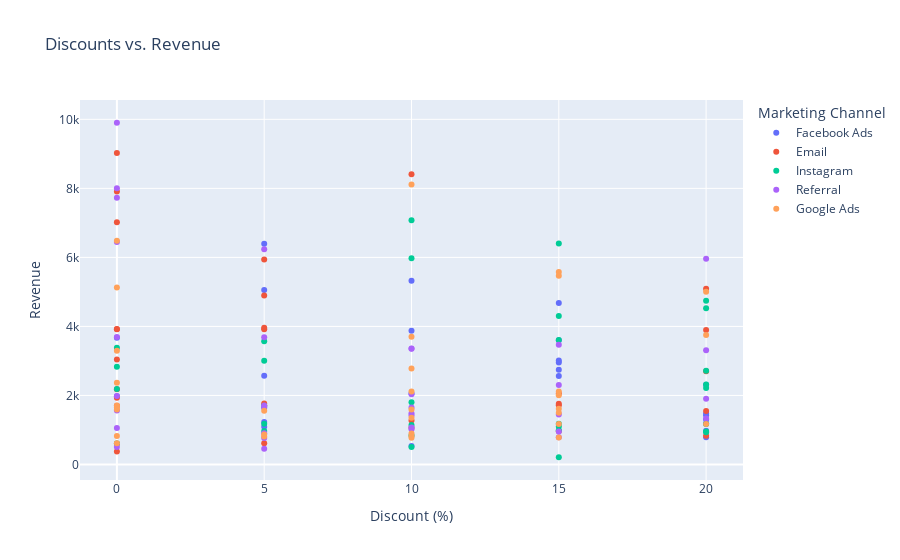

The cell this chart's notebook holds for it:
### Code cell
fig = px.scatter(df, x="Discount (%)", y="Revenue", color="Marketing Channel", title="Discounts vs. Revenue")
fig.show()

### Figure 1 — Plotly figure (JSON) as saved in the notebook; plotly's stock layout.template omitted (floating-point values rounded to 4 significant figures)
{"data": [{"hovertemplate": "Marketing Channel=Facebook Ads<br>Discount (%)=%{x}<br>Revenue=%{y}<extra></extra>", "legendgroup": "Facebook Ads", "marker": {"color": "#636efa", "symbol": "circle"}, "mode": "markers", "name": "Facebook Ads", "orientation": "v", "showlegend": true, "type": "scatter", "x": [15, 15, 15, 20, 5, 10, 5, 10, 5, 10, 20, 5, 0, 20, 10, 20, 5, 5, 15, 15, 20, 15, 20, 20, 0], "xaxis": "x", "y": [2742.0, 2954.0, 4677.0, 792.0, 6397.0, 537.3, 1096.0, 5325.0, 5057.0, 2059.0, 1428.0, 2573.0, 1974.0, 1476.0, 3877.0, 1300.0, 1229.0, 1646.0, 2566.0, 3599.0, 2308.0, 3015.0, 1188.0, 974.9, 3671.0], "yaxis": "y"}, {"hovertemplate": "Marketing Channel=Email<br>Discount (%)=%{x}<br>Revenue=%{y}<extra></extra>", "legendgroup": "Email", "marker": {"color": "#EF553B", "symbol": "circle"}, "mode": "markers", "name": "Email", "orientation": "v", "showlegend": true, "type": "scatter", "x": [15, 20, 0, 0, 0, 0, 0, 10, 0, 0, 20, 15, 5, 5, 20, 0, 5, 0, 20, 10, 5, 5, 20, 5, 15, 0, 5, 10, 15, 0], "xaxis": "x", "y": [1759.0, 833.7, 7019.0, 7905.0, 374.3, 1933.0, 3042.0, 8411.0, 9027.0, 601.0, 5089.0, 964.1, 5936.0, 4896.0, 3898.0, 3917.0, 1768.0, 3925.0, 1549.0, 1276.0, 1703.0, 3920.0, 2704.0, 3958.0, 2058.0, 2177.0, 612.4, 1065.0, 1715.0, 1701.0], "yaxis": "y"}, {"hovertemplate": "Marketing Channel=Instagram<br>Discount (%)=%{x}<br>Revenue=%{y}<extra></extra>", "legendgroup": "Instagram", "marker": {"color": "#00cc96", "symbol": "circle"}, "mode": "markers", "name": "Instagram", "orientation": "v", "showlegend": true, "type": "scatter", "x": [20, 5, 10, 10, 15, 15, 20, 15, 5, 0, 0, 5, 20, 15, 10, 20, 0, 20, 5, 15, 10, 5, 20, 20, 15, 15, 10, 20, 10, 0], "xaxis": "x", "y": [2719.0, 1178.0, 503.6, 1800.0, 1179.0, 4302.0, 2316.0, 6403.0, 3008.0, 3378.0, 2832.0, 971.2, 4747.0, 3609.0, 835.9, 4529.0, 2188.0, 2212.0, 3571.0, 988.1, 1142.0, 1701.0, 954.1, 931.2, 1097.0, 209.0, 7078.0, 1175.0, 5971.0, 604.7], "yaxis": "y"}, {"hovertemplate": "Marketing Channel=Referral<br>Discount (%)=%{x}<br>Revenue=%{y}<extra></extra>", "legendgroup": "Referral", "marker": {"color": "#ab63fa", "symbol": "circle"}, "mode": "markers", "name": "Referral", "orientation": "v", "showlegend": true, "type": "scatter", "x": [5, 0, 5, 20, 20, 5, 20, 10, 0, 0, 0, 5, 10, 15, 20, 0, 10, 0, 10, 10, 5, 10, 15, 5, 0, 15, 0, 15, 5, 15, 0, 10, 10], "xaxis": "x", "y": [3684.0, 1059.0, 903.5, 5962.0, 1903.0, 6238.0, 1334.0, 1068.0, 7731.0, 1982.0, 507.1, 765.7, 2033.0, 3470.0, 3308.0, 8006.0, 1648.0, 3696.0, 1483.0, 3361.0, 1712.0, 1017.0, 956.4, 457.4, 6449.0, 2302.0, 9901.0, 1450.0, 1673.0, 790.7, 1560.0, 1426.0, 3355.0], "yaxis": "y"}, {"hovertemplate": "Marketing Channel=Google Ads<br>Discount (%)=%{x}<br>Revenue=%{y}<extra></extra>", "legendgroup": "Google Ads", "marker": {"color": "#FFA15A", "symbol": "circle"}, "mode": "markers", "name": "Google Ads", "orientation": "v", "showlegend": true, "type": "scatter", "x": [15, 0, 10, 5, 5, 0, 10, 10, 20, 15, 15, 10, 20, 0, 10, 15, 10, 15, 0, 15, 15, 0, 10, 0, 0, 5, 10, 0, 20, 10, 15, 0], "xaxis": "x", "y": [1171.0, 6484.0, 823.6, 812.6, 869.4, 822.5, 897.1, 8109.0, 5007.0, 5578.0, 783.6, 3699.0, 1169.0, 3297.0, 777.6, 2002.0, 2118.0, 2116.0, 1595.0, 1616.0, 5467.0, 1711.0, 2783.0, 1648.0, 611.9, 1558.0, 1355.0, 2368.0, 3750.0, 1590.0, 1499.0, 5128.0], "yaxis": "y"}], "layout": {"legend": {"title": {"text": "Marketing Channel"}, "tracegroupgap": 0}, "title": {"text": "Discounts vs. Revenue"}, "xaxis": {"anchor": "y", "domain": [0, 1], "title": {"text": "Discount (%)"}}, "yaxis": {"anchor": "x", "domain": [0, 1], "title": {"text": "Revenue"}}}}
